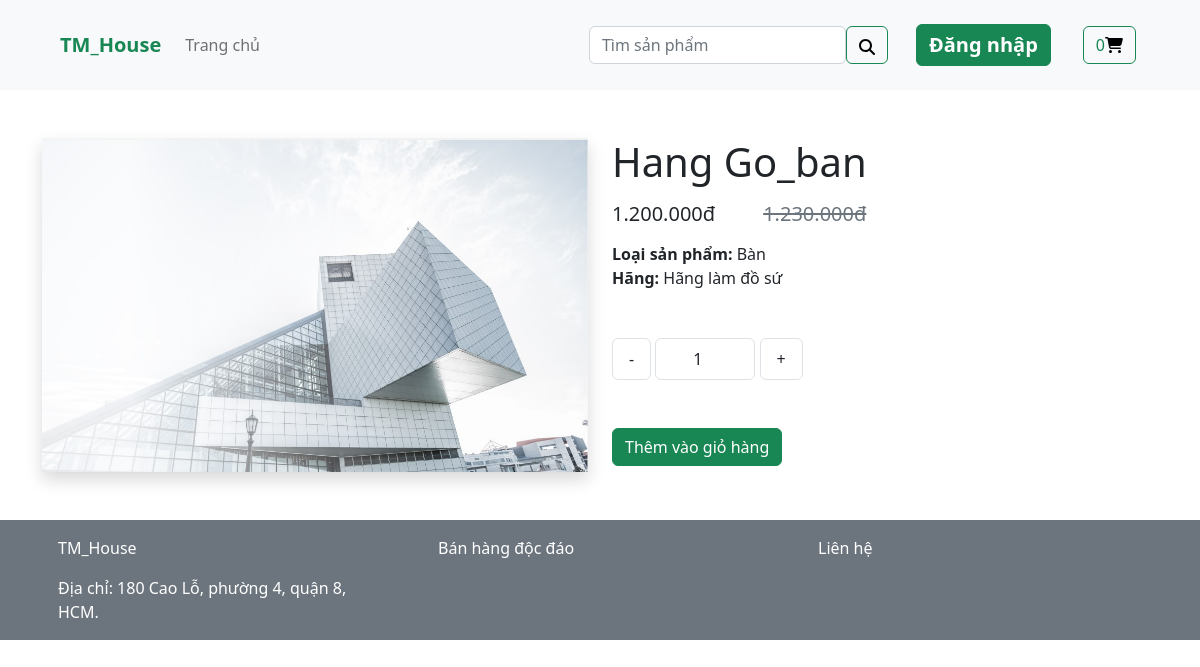
The page /?action=product_detail&id=17 on the database its author committed.
### tables this page shows
CREATE TABLE `sanpham` (
  `maSanPham` int(11) NOT NULL,
  `tenSanPham` varchar(100) NOT NULL,
  `gia` int(11) NOT NULL,
  `giaMoi` int(11) NOT NULL DEFAULT 0,
  `moTa` text NOT NULL,
  `maLoai` int(11) NOT NULL,
  `maHang` int(11) NOT NULL,
  `hinh` varchar(50) NOT NULL,
  `ngayTao` timestamp NOT NULL DEFAULT current_timestamp()
);

CREATE TABLE `loaisanpham` (
  `maLoai` int(11) NOT NULL,
  `tenLoai` varchar(100) NOT NULL,
  `moTa` int(150) NOT NULL
);

CREATE TABLE `hang` (
  `maHang` int(11) NOT NULL,
  `tenHang` varchar(100) NOT NULL,
  `moTa` text NOT NULL
);

### include/function.php (called while the page is built, shortened)
<?php
function getIndex($index, $value = '')
{
	$data = isset($_GET[$index]) ? $_GET[$index] : $value;
	return $data;
}
?>

### classes/Db.class.php (called while the page is built, shortened)
<?php
class Db{
		private $dbh= null;
		public function __construct()
		{
			$driver="mysql:host=". HOST."; dbname=". DB_NAME;
			try
			{
				$this->dbh = new PDO($driver, DB_USER, DB_PASS);
				$this->dbh->query("set names 'utf8' ");
			}
			catch(PDOException $e)
			{
				echo "Err:". $e->getMessage();	exit();
			}
		}
		private function query($sql, $arr = array(), $mode = PDO::FETCH_ASSOC)
		{
			$stm = $this->dbh->prepare($sql);
			if (!$stm->execute( $arr))
				{
				return null;
				}
			return $stm->fetchAll($mode);
		}
		public function select($sql,  $arr = array(), $mode = PDO::FETCH_ASSOC)
		{
			return $this->query($sql, $arr, $mode);
		}
	}
?>

### classes/SanPham.class.php (called while the page is built, shortened)
<?php
class SanPham extends Db
{
    public function formatPrice($price)
    {
        $length = strlen($price);
        $resuft = substr($price, 0, $length % 3);
        for ($i = strlen($resuft); $i < $length; $i += 3) {
            if ($i > 0)
                $resuft .= "." . substr($price, $i, 3);
            else
                $resuft .= substr($price, $i, 3);
        }
        return $resuft;
    }
    public function getSanPhamByID($id)
    {
        $data = $this->select("select `maSanPham`, `tenSanPham`, `gia`, `giaMoi`, sanpham.`moTa`, sanpham.`maLoai`, sanpham.`maHang`, `hinh`, `ngayTao`, loaisanpham.`tenLoai`, hang.`tenHang` from sanpham left join loaisanpham on sanpham.maLoai = loaisanpham.maLoai left join hang on hang.maHang = sanpham.maHang where maSanPham = ?", array($id));
        if ($data != null) {
            return $data[0];
        }
        return $data;
    }
}
?>

### module/ProductDetail/index.php (the view, shortened to what this page needs)
<?php
$id = getIndex("id");
if ($id != '') {
    $chiTietSP = $sanPham->getSanPhamByID($id);
    $hinh = isset($chiTietSP["hinh"]) ? $chiTietSP["hinh"] : "";
    $path = 'media/image/product/' . $hinh;
    ?>
    <div class="container my-5">
        <div class="row">
            <div class="col-12 col-lg-6 pdm-No mb-5 mb-lg-0">
                <img style="width: 100%;" src="<?php echo $path; ?>" class="shadow object-fit-contain" alt="">
            </div>
            <div class="col-12 col-lg-6 pdm-No">
                <h1 class="text-capitalize">
                    <?php echo $chiTietSP["tenSanPham"]; ?>
                </h1>
                <h5 class="d-flex flex-wrap my-3">
                    <span class="me-5">
                        <?php echo $chiTietSP["giaMoi"] > 0 ? $sanPham->formatPrice($chiTietSP["giaMoi"]) . 'đ' : $sanPham->formatPrice($chiTietSP["gia"]) . 'đ'; ?>
                    </span>
                    <span class="text-decoration-line-through text-secondary">
                        <?php echo $chiTietSP["giaMoi"] > 0 ? $sanPham->formatPrice($chiTietSP["gia"]) . 'đ' : ""; ?>
                    </span>
                </h5>
                <div>
                    <b>Loại sản phẩm:</b>
                    <?php echo $chiTietSP['tenLoai'] ?>
                </div>
                <div>
                    <b>Hãng:</b>
                    <?php echo $chiTietSP['tenHang'] ?>
                </div>
                <form action="?action=product_detail&id=<?php echo $chiTietSP["maSanPham"]; ?>" method="post"
                    class="mt-5 pdm-No">
                    <span id="btnDecreateQuantity" class="btn py-2 px-3 m-0 border cursor-pointer">-</span>
                    <input type="number" value="1" readonly id="quantityField" name="quantityField"
                        class="btn py-2 px-4 m-0 border number-text">
                    <span id="btnIncreateQuantity" class="btn py-2 px-3 m-0 border cursor-pointer">+</span><br />
                    <input class="btn btn-success mt-5" type="submit" name="btnAddToCart" value="Thêm vào giỏ hàng">
                </form>
            </div>
        </div>
    </div>
<?php } ?>

### css/style.css (style rules this page uses)
.cursor-pointer { cursor: pointer; }
.number-text { width: 100px; text-align: center; }

### rows shown on the page
sanpham: hinh (picture), tenSanPham "Hang Go_ban", giaMoi "1.200.000", gia "1.230.000", loaisanpham.tenLoai "Bàn", hang.tenHang "Hãng làm đồ sứ"

### other values the page prints
$totalQuantityCart "0"
